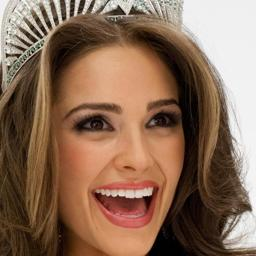
#> input picture inputs/0.jpg, 256 x 256 px, given as the content of the folder inputs_original, which was not available
$ python preprocess.py
#> lines starting #> are read from the running program, lines starting #| are printed output that depends on the picture
import os

from PIL import Image


def resize_all(src_dir, dst_dir, new_width, new_height):
#> called with src_dir = 'inputs_original', dst_dir = 'inputs', new_width = 32, new_height = 32
    if not os.path.exists(dst_dir):
        os.makedirs(dst_dir)

    for filename in os.listdir(src_dir):
        if (
            filename.endswith(".jpg")
            or filename.endswith(".jpeg")
            or filename.endswith(".png")
        ):
            img_path = os.path.join(src_dir, filename)
            img = Image.open(img_path)
#> img is the input picture: PIL image 256x256 RGB; mean R, G, B 137.9, 107.6, 86.8
            resized_img = img.resize((new_width, new_height))
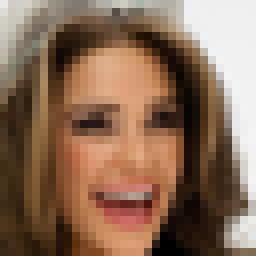
#> resized_img: PIL image 32x32 RGB (shown 8 times larger); mean R, G, B 137.9, 107.6, 86.8
            resized_img.save(os.path.join(dst_dir, filename))


if __name__ == "__main__":
    resize_all("inputs_original", "inputs", 32, 32)
    resize_all("inputs_original", "targets", 256, 256)

$ run again, on inputs/272.jpg
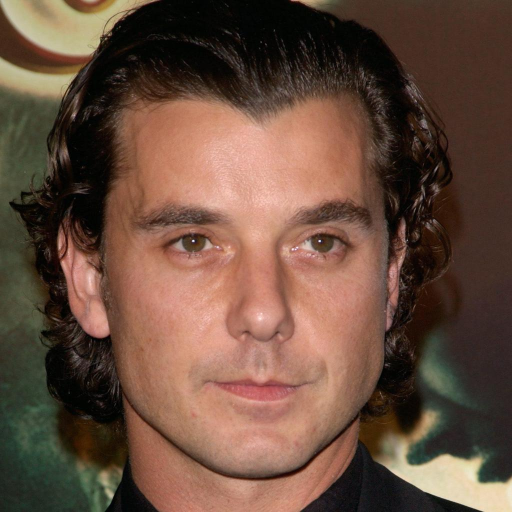
#> input picture inputs/272.jpg, 1024 x 1024 px, given as the content of the folder inputs_original, which was not available (shown at 1/2 size)
#> in resize_all, img is the input picture: PIL image 1024x1024 RGB; mean R, G, B 105.2, 77.6, 62.4
#> in resize_all, `resized_img = img.resize((new_width, new_height))`:
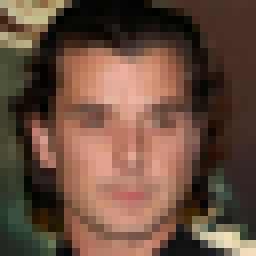
#> resized_img: PIL image 32x32 RGB (shown 8 times larger); mean R, G, B 105.2, 77.6, 62.4
#> in resize_all (call 2), `resized_img = img.resize((new_width, new_height))`:
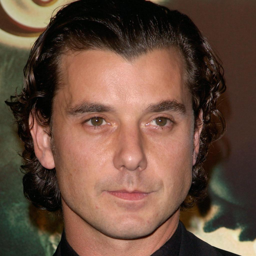
#> resized_img: PIL image 256x256 RGB; mean R, G, B 105.2, 77.6, 62.4

$ run again, on inputs/312.jpg
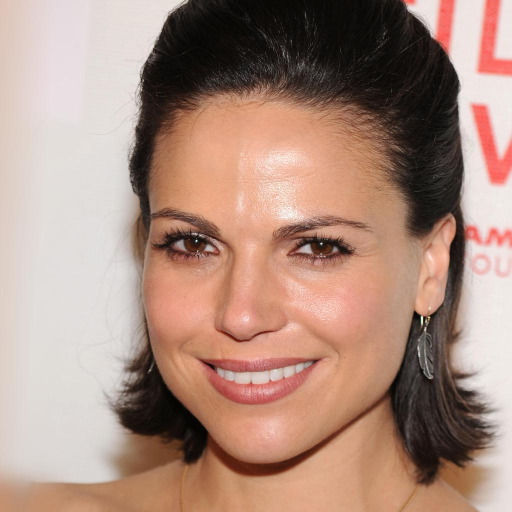
#> input picture inputs/312.jpg, 1024 x 1024 px, given as the content of the folder inputs_original, which was not available (shown at 1/2 size)
#> in resize_all, img is the input picture: PIL image 1024x1024 RGB; mean R, G, B 171.6, 140.8, 127
#> in resize_all, `resized_img = img.resize((new_width, new_height))`:
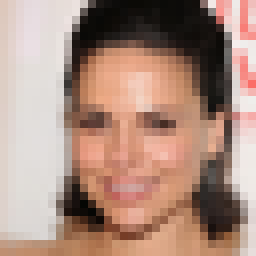
#> resized_img: PIL image 32x32 RGB (shown 8 times larger); mean R, G, B 171.6, 140.8, 127
#> in resize_all (call 2), `resized_img = img.resize((new_width, new_height))`:
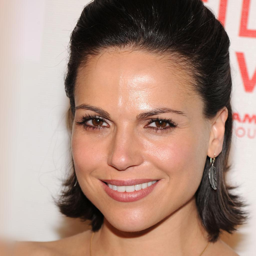
#> resized_img: PIL image 256x256 RGB; mean R, G, B 171.6, 140.8, 127

$ run again, on inputs/327.jpg
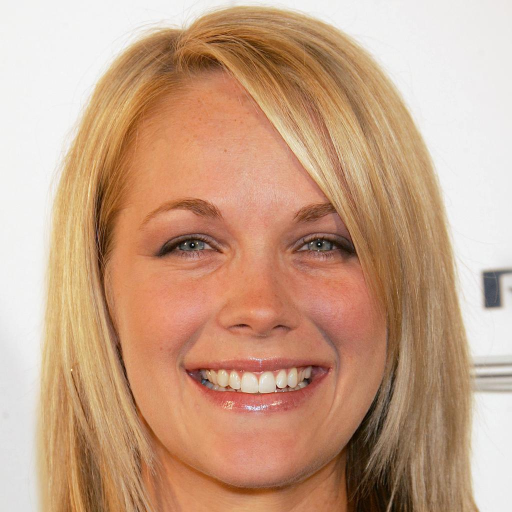
#> input picture inputs/327.jpg, 1024 x 1024 px, given as the content of the folder inputs_original, which was not available (shown at 1/2 size)
#> in resize_all, img is the input picture: PIL image 1024x1024 RGB; mean R, G, B 199.6, 161.2, 134.5
#> in resize_all, `resized_img = img.resize((new_width, new_height))`:
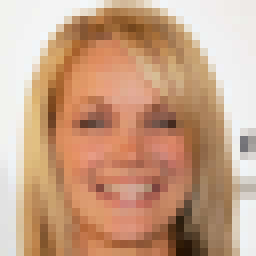
#> resized_img: PIL image 32x32 RGB (shown 8 times larger); mean R, G, B 199.5, 161.2, 134.4
#> in resize_all (call 2), `resized_img = img.resize((new_width, new_height))`:
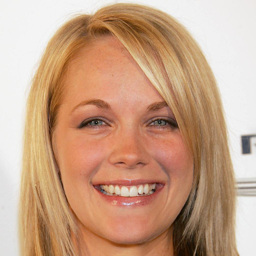
#> resized_img: PIL image 256x256 RGB; mean R, G, B 199.6, 161.2, 134.5
